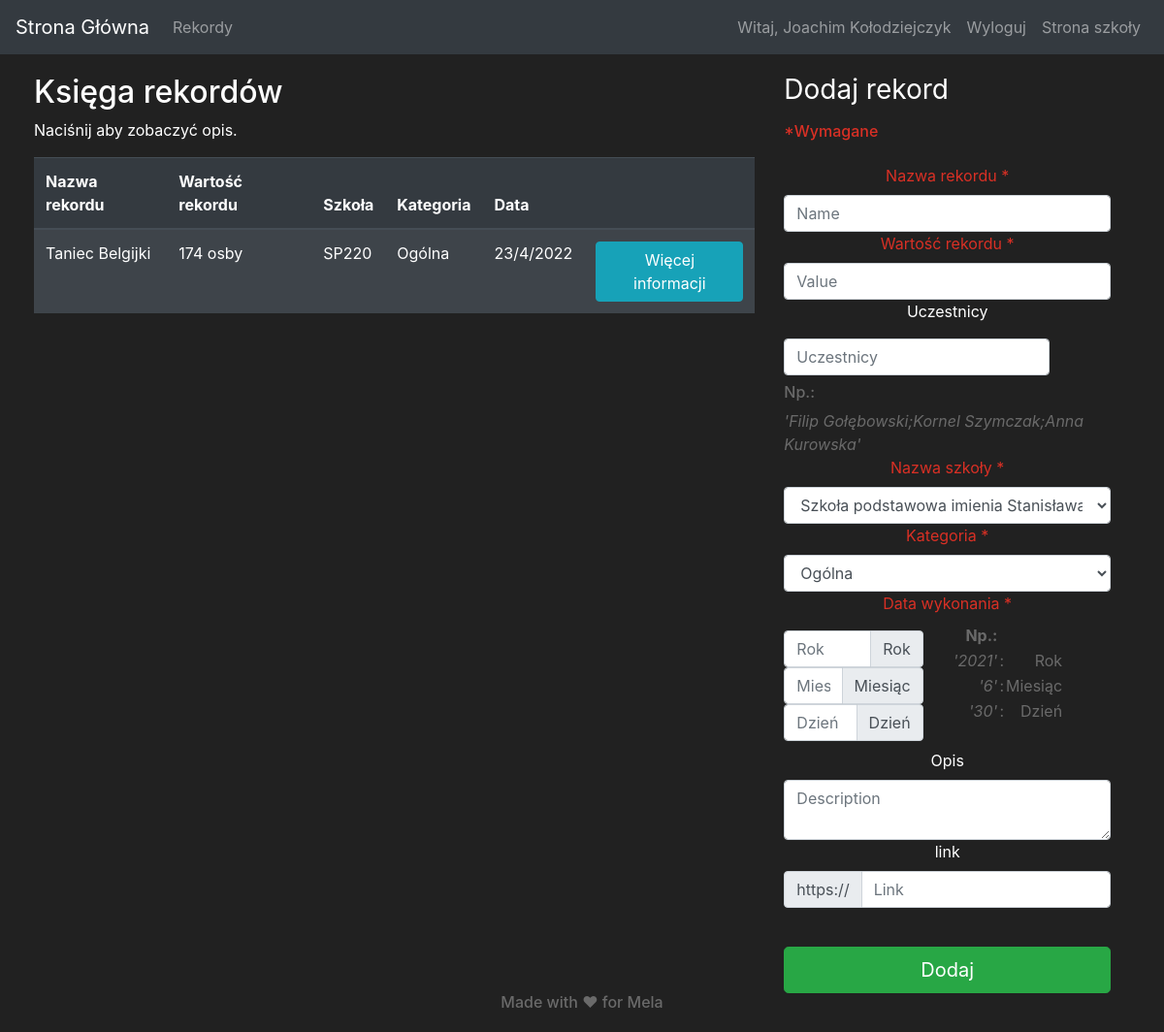
The app's page /achievement (signed in) with its own data.
### market/models.py (models this page shows, shortened)
class User(db.Model, UserMixin):
    id = db.Column(db.Integer(), primary_key=True)
    username = db.Column(db.String(length=30), nullable=False, unique=True)
    email_address = db.Column(db.String(length=50), nullable=False, unique=True)
    password_hash = db.Column(db.String(length=60), nullable=False)
    @property
    def password(self):
        return self.password

class Item(db.Model):
    id = db.Column(db.Integer(), primary_key=True)
    name = db.Column(db.String(length=30), nullable=False, unique=True)
    value = db.Column(db.String(), nullable=False)
    participants = db.Column(db.String(), nullable=False)
    school_name = db.Column(db.String(), db.ForeignKey('school.id'))
    category = db.Column(db.String(), nullable=False)
    date_of_do = db.Column(db.String())
    description = db.Column(db.String())
    link = db.Column(db.String())
    date_of_add = db.Column(db.String(), nullable=False)
    owner = db.Column(db.Integer(), db.ForeignKey('user.id'))

### market/routes.py (the view, shortened to what this page needs)
@app.route('/achievement', methods=['GET', 'POST'])
def achievement_page():
    form = AddForm()
    if request.method == "GET":
        items = Item.query.all()
        mail = "biuro.szachy.online@gmail.com"
        return render_template('achievement.html', items=items, mail=mail, current_user=current_user, form=form)

### market/forms.py (shortened to what this page needs)
class AddForm(FlaskForm):
    school_list = []
    for school in School.query.all():
        school_list.append((school.name, school.full_name))
    category_list = []
    for category in Category.query.all():
        category_list.append((category.name, category.full_name))
    name = StringField(label='Nazwa rekordu', validators=[DataRequired()])
    value = StringField(label='Wartość rekordu', validators=[DataRequired()])
    participants = StringField(label='Uczestnicy', validators=[])
    school_name = SelectField(label='Nazwa szkoły',
                              choices=school_list,
                              validators=[DataRequired()])
    category = SelectField(label='Kategoria',
                           choices=category_list,
                           validators=[DataRequired()])
    date_of_do_year = StringField(label='Data wykonania', validators=[DataRequired()])
    date_of_do_month = StringField(label='', validators=[DataRequired()])
    date_of_do_day = StringField(label='', validators=[DataRequired()])
    description = TextAreaField(label='Opis')
    link = StringField(label='link')
    submit = SubmitField(label='Dodaj')

### market/models.py (called while the page is built)
@login_manager.user_loader
def load_user(user_id):
    return User.query.get(int(user_id))

### market/templates/achievement.html (shortened to what this page needs)
{% extends 'base.html' %}
{% block content %}
    <div class="row" style="margin-left: 20px; margin-right: 20px; margin-top: 20px;">
        <div class="col-8">
            <h2>Księga rekordów</h2>
            <p>Naciśnij aby zobaczyć opis.</p>
            <table class="table table-hover table-dark table-striped">
                <thead>
                <tr>
                    <th scope="col">Nazwa rekordu</th>
                    <th scope="col">Wartość rekordu</th>
                    <th scope="col">Szkoła</th>
                    <th scope="col">Kategoria</th>
                    <th scope="col">Data</th>
                    <th scope="col"></th>
                </tr>
                </thead>
                <tbody>
                {% for item in items %}
                    <tr>
                        <td>{{ item.name }}</td>
                        <td>{{ item.value }}</td>
                        <td>{{ item.school_name }}</td>
                        <td>{{ item.category }}</td>
                        <td>{{ item.date_of_add }}</td>
                        <td>
                            <button class="btn btn-outline btn-info" data-toggle="modal"
                                    data-target="#Modal-MoreInfo-{{ item.id }}">Więcej informacji
                            </button>
                        </td>
                    </tr>
                {% endfor %}
                </tbody>
            </table>
        </div>
        <div class="col">
            {% if current_user.is_authenticated %}
                <div class="text-center" style="margin-right: 20px">
                    <form method="POST" class="form-register" style="color:white">
                        <dev class="text-left">
                            <h1 class="h3 mb-3 font-weight-normal text-left">
                                Dodaj rekord
                                <h6 id="required">*Wymagane</h6>
                            </h1>
                        </dev>
                        <br>
                        <a id="required">{{ form.name.label() }} *</a>
                        {{ form.name(class="form-control", placeholder="Name") }}
                        <a id="required">{{ form.value.label() }} *</a>
                        {{ form.value(class="form-control", placeholder="Value") }}
                        {{ form.participants.label() }}
                        <dev class="row">
                            <div class="col-auto my-2">
                                {{ form.participants(class="form-control", placeholder="Uczestnicy") }}
                            </div>
                            <div class="col text-left" style="color: #6a6a6a">
                                <h6>Np.:</h6>
                                <em>'Filip Gołębowski;Kornel Szymczak;Anna Kurowska'</em>
                            </div>
                        </dev>
                        <a id="required">{{ form.school_name.label() }} *</a>
                        {{ form.school_name(class="form-control", placeholder="School Name") }}
                        <a id="required">{{ form.category.label() }} *</a>
                        {{ form.category(class="form-control", placeholder="Category") }}
                        <a id="required">{{ form.date_of_do_year.label() }} *</a>
                        <div class="row">
                            <dev class="col-6 form-row align-items-center center">
                                <div class="col-auto my-2">
                                    <div class="input-group">
                                        {{ form.date_of_do_year(class="form-control", placeholder="Rok") }}
                                        <div class="input-group-append">
                                            <div class="input-group-text">Rok</div>
                                        </div>
                                    </div>
                                    <div class="input-group">
                                        {{ form.date_of_do_month(class="form-control", placeholder="Miesiąc") }}
                                        <div class="input-group-append">
                                            <div class="input-group-text">Miesiąc</div>
                                        </div>
                                    </div>
                                    <div class="input-group">
                                        {{ form.date_of_do_day(class="form-control", placeholder="Dzień") }}
                                        <div class="input-group-append">
                                            <div class="input-group-text">Dzień</div>
                                        </div>
                                    </div>
                                </div>
                            </dev>
                            <div class="col-auto text-right" style="color: #6a6a6a">
                                <table>
                                    <thead>
                                    <tr>
                                        <th scope="col">Np.:</th>
                                        <th scope="col"></th>
                                        <th scope="col"></th>
                                    </tr>
                                    </thead>
                                    <tbody>
                                    <tr>
                                        <td><em>'2021'</em></td>
                                        <td>:</td>
                                        <td>Rok</td>
                                    </tr>
                                    <tr>
                                        <td><em>'6'</em></td>
                                        <td>:</td>
                                        <td>Miesiąc</td>
                                    </tr>
                                    <tr>
                                        <td><em>'30'</em></td>
                                        <td>:</td>
                                        <td>Dzień</td>
                                    </tr>
                                    </tbody>
                                </table>
                            </div>
                        </div>
                        <a>{{ form.description.label() }}</a>
                        <div class="input-group">
                            {{ form.description(id="textarea", type="textarea", class="form-control", placeholder="Description") }}
                        </div>
                        <a>{{ form.link.label() }}</a>
                        <div class="input-group mb-3">
                            <div class="input-group-prepend">
                                <span class="input-group-text" id="basic-addon3">https://</span>
                            </div>
                            {{ form.link(class="form-control", placeholder="Link") }}
                        </div>
                        <br>
                        {{ form.submit(class="btn btn-lg btn-block btn-success") }}
                    </form>
                </div>
            {% else %}
                <h2>Dodaj swoją szkołę</h2>
                <p>Aby dołączyć swoją szkołę
                    do księgi rekordów napisz emial na
                    <a href="mailto://{{ mail }}">{{ mail }}</a>
                </p>
            {% endif %}
        </div>
    </div>
{% endblock %}

### market/templates/base.html (shortened to what this page needs)
<!doctype html>
<html lang="pl-PL">
<head>
    <link rel="stylesheet" href="https://cdn.jsdelivr.net/npm/bootstrap@4.5.3/dist/css/bootstrap.min.css"
>
</head>
<body>
<nav class="navbar navbar-expand-md navbar-dark bg-dark">
    <a class="navbar-brand" href="{{ url_for('home_page') }}">Strona Główna</a>
    <div class="collapse navbar-collapse" id="navbarNav">
        <ul class="navbar-nav mr-auto">
            <li class="nav-item">
                <a class="nav-link" href="{{ url_for('achievement_page') }}">Rekordy</a>
            </li>
        </ul>
        {% if current_user.is_authenticated %}
            <ul class="navbar-nav">
                <li class="nav-item">
                    <a class="nav-link">Witaj, {{ current_user.username }}</a>
                </li>
            </ul>
            <ul class="navbar-nav">
                <li class="nav-item">
                    <a class="nav-link" href="{{ url_for('logout_page') }}">Wyloguj</a>
                </li>
            </ul>
        {% else %}
            <ul class="navbar-nav">
                <li class="nav-item">
                    <a class="nav-link" href="{{ url_for('login_page') }}">Logowanie</a>
                </li>
            </ul>
        {% endif %}
        <ul class="navbar-nav">
            <li class="nav-item">
                <a class="nav-link" href="https://sp220.pl">Strona szkoły</a>
            </li>
        </ul>
    </div>
</nav>
<div id="page-container">
    <div id="content-wrap">
        {% block content %}
        {% endblock %}
    </div>
    <footer id="footer">
        <div class="text-center position-relative overflow-hidden">
            <h6>Made with ❤ for Mela</h6>
        </div>
    </footer>
</div>
</body>
</html>

### market/templates/base.html (style rules this page uses)
body { background-color: #212121; color: white }
#required { color: #d93025; margin-top: 9px; margin-bottom: 0rem; }
#footer { padding: 10px 10px 0px 10px; bottom: 0px; height: 50px; width: 100%; color: #6a6a6a; position: absolute; }
#page-container { position: relative; min-height: 100vh; }
#content-wrap { padding-bottom: 2.5rem; }

### records on screen
User: username "Joachim Kołodziejczyk"
Item: name "Taniec Belgijki", value "174 osby", school_name "SP220", category "Ogólna", date_of_add "23/4/2022"
